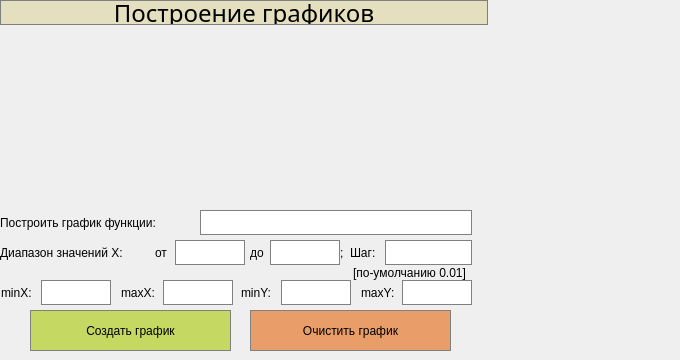
    <widget class="QWidget" name="page_2">
     <widget class="QCustomPlot" name="graphic" native="true">
      <property name="geometry">
       <rect>
        <x>0</x>
        <y>25</y>
        <width>488</width>
        <height>181</height>
       </rect>
      </property>
     </widget>
     <widget class="QLabel" name="label">
      <property name="geometry">
       <rect>
        <x>510</x>
        <y>110</y>
        <width>161</width>
        <height>211</height>
       </rect>
      </property>
      <property name="styleSheet">
       <string notr="true">image: url(:/png/Груша/grusha.png);</string>
      </property>
      <property name="text">
       <string/>
      </property>
     </widget>
     <widget class="QLabel" name="make_graphic_3">
      <property name="geometry">
       <rect>
        <x>0</x>
        <y>0</y>
        <width>488</width>
        <height>25</height>
       </rect>
      </property>
      <property name="font">
       <font>
        <family>PT Serif Caption</family>
        <pointsize>18</pointsize>
        <italic>false</italic>
        <bold>false</bold>
       </font>
      </property>
      <property name="styleSheet">
       <string notr="true">QLabel {
	background-color: rgb(228, 223, 191);
	border: 1px solid gray;
	font: 18pt &quot;PT Serif Caption&quot;;
}

</string>
      </property>
      <property name="text">
       <string>Построение графиков</string>
      </property>
      <property name="alignment">
       <set>Qt::AlignCenter</set>
      </property>
     </widget>
     <widget class="QPushButton" name="make_graphic">
      <property name="geometry">
       <rect>
        <x>30</x>
        <y>310</y>
        <width>201</width>
        <height>41</height>
       </rect>
      </property>
      <property name="styleSheet">
       <string notr="true">QPushButton {
   background-color: rgb(197, 216, 97);
   border: 1px solid gray;
   font: 18pt &quot;PT Serif Caption&quot;;
}

QPushButton:pressed {
    background-color: qlineargradient(x1: 0, y1: 0, x2: 0, y2: 1,
                                      stop: 0 #dadbde, stop: 1 #f6f7fa);
}
</string>
      </property>
      <property name="text">
       <string>Создать график</string>
      </property>
     </widget>
     <widget class="QLabel" name="label_2">
      <property name="geometry">
       <rect>
        <x>0</x>
        <y>210</y>
        <width>201</width>
        <height>25</height>
       </rect>
      </property>
      <property name="styleSheet">
       <string notr="true">font: 13pt &quot;PT Serif Caption&quot;;</string>
      </property>
      <property name="text">
       <string>Построить график функции:</string>
      </property>
     </widget>
     <widget class="QLabel" name="label_3">
      <property name="geometry">
       <rect>
        <x>0</x>
        <y>240</y>
        <width>155</width>
        <height>25</height>
       </rect>
      </property>
      <property name="styleSheet">
       <string notr="true">font: 13pt &quot;PT Serif Caption&quot;;</string>
      </property>
      <property name="text">
       <string>Диапазон значений X:</string>
      </property>
     </widget>
     <widget class="QLabel" name="label_4">
      <property name="geometry">
       <rect>
        <x>155</x>
        <y>240</y>
        <width>15</width>
        <height>25</height>
       </rect>
      </property>
      <property name="styleSheet">
       <string notr="true">font: 13pt &quot;PT Serif Caption&quot;;</string>
      </property>
      <property name="text">
       <string>от</string>
      </property>
     </widget>
     <widget class="QLabel" name="label_7">
      <property name="geometry">
       <rect>
        <x>250</x>
        <y>240</y>
        <width>21</width>
        <height>25</height>
       </rect>
      </property>
      <property name="styleSheet">
       <string notr="true">font: 13pt &quot;PT Serif Caption&quot;;</string>
      </property>
      <property name="text">
       <string>до</string>
      </property>
     </widget>
     <widget class="QLineEdit" name="function">
      <property name="geometry">
       <rect>
        <x>200</x>
        <y>210</y>
        <width>272</width>
        <height>25</height>
       </rect>
      </property>
      <property name="styleSheet">
       <string notr="true">background-color: rgb(255, 255, 255);
border: 1px solid gray;
font: 13pt &quot;PT Serif Caption&quot;;</string>
      </property>
      <property name="alignment">
       <set>Qt::AlignLeading|Qt::AlignLeft|Qt::AlignVCenter</set>
      </property>
     </widget>
     <widget class="QLineEdit" name="value_x1">
      <property name="geometry">
       <rect>
        <x>175</x>
        <y>240</y>
        <width>70</width>
        <height>25</height>
       </rect>
      </property>
      <property name="styleSheet">
       <string notr="true">background-color: rgb(255, 255, 255);
border: 1px solid gray;
font: 13pt &quot;PT Serif Caption&quot;;</string>
      </property>
      <property name="text">
       <string/>
      </property>
      <property name="alignment">
       <set>Qt::AlignLeading|Qt::AlignLeft|Qt::AlignVCenter</set>
      </property>
     </widget>
     <widget class="QLineEdit" name="value_x2">
      <property name="geometry">
       <rect>
        <x>270</x>
        <y>240</y>
        <width>70</width>
        <height>25</height>
       </rect>
      </property>
      <property name="styleSheet">
       <string notr="true">background-color: rgb(255, 255, 255);
border: 1px solid gray;
font: 13pt &quot;PT Serif Caption&quot;;</string>
      </property>
      <property name="text">
       <string/>
      </property>
      <property name="alignment">
       <set>Qt::AlignLeading|Qt::AlignLeft|Qt::AlignVCenter</set>
      </property>
     </widget>
     <widget class="QLabel" name="label_5">
      <property name="geometry">
       <rect>
        <x>1</x>
        <y>280</y>
        <width>40</width>
        <height>25</height>
       </rect>
      </property>
      <property name="styleSheet">
       <string notr="true">font: 13pt &quot;PT Serif Caption&quot;;</string>
      </property>
      <property name="text">
       <string>minX:</string>
      </property>
     </widget>
     <widget class="QLabel" name="label_6">
      <property name="geometry">
       <rect>
        <x>241</x>
        <y>280</y>
        <width>40</width>
        <height>25</height>
       </rect>
      </property>
      <property name="styleSheet">
       <string notr="true">font: 13pt &quot;PT Serif Caption&quot;;</string>
      </property>
      <property name="text">
       <string>minY:</string>
      </property>
     </widget>
     <widget class="QLabel" name="label_8">
      <property name="geometry">
       <rect>
        <x>121</x>
        <y>280</y>
        <width>41</width>
        <height>25</height>
       </rect>
      </property>
      <property name="styleSheet">
       <string notr="true">font: 13pt &quot;PT Serif Caption&quot;;</string>
      </property>
      <property name="text">
       <string>maxX:</string>
      </property>
     </widget>
     <widget class="QLabel" name="label_9">
      <property name="geometry">
       <rect>
        <x>361</x>
        <y>280</y>
        <width>41</width>
        <height>25</height>
       </rect>
      </property>
      <property name="styleSheet">
       <string notr="true">font: 13pt &quot;PT Serif Caption&quot;;</string>
      </property>
      <property name="text">
       <string>maxY:</string>
      </property>
     </widget>
     <widget class="QLineEdit" name="max_y">
      <property name="geometry">
       <rect>
        <x>402</x>
        <y>280</y>
        <width>70</width>
        <height>25</height>
       </rect>
      </property>
      <property name="styleSheet">
       <string notr="true">background-color: rgb(255, 255, 255);
border: 1px solid gray;
font: 13pt &quot;PT Serif Caption&quot;;</string>
      </property>
      <property name="alignment">
       <set>Qt::AlignLeading|Qt::AlignLeft|Qt::AlignVCenter</set>
      </property>
     </widget>
     <widget class="QLineEdit" name="min_y">
      <property name="geometry">
       <rect>
        <x>281</x>
        <y>280</y>
        <width>70</width>
        <height>25</height>
       </rect>
      </property>
      <property name="styleSheet">
       <string notr="true">background-color: rgb(255, 255, 255);
border: 1px solid gray;
font: 13pt &quot;PT Serif Caption&quot;;</string>
      </property>
      <property name="alignment">
       <set>Qt::AlignLeading|Qt::AlignLeft|Qt::AlignVCenter</set>
      </property>
     </widget>
     <widget class="QLineEdit" name="min_x">
      <property name="geometry">
       <rect>
        <x>41</x>
        <y>280</y>
        <width>70</width>
        <height>25</height>
       </rect>
      </property>
      <property name="styleSheet">
       <string notr="true">background-color: rgb(255, 255, 255);
border: 1px solid gray;
font: 13pt &quot;PT Serif Caption&quot;;</string>
      </property>
      <property name="alignment">
       <set>Qt::AlignLeading|Qt::AlignLeft|Qt::AlignVCenter</set>
      </property>
     </widget>
     <widget class="QLineEdit" name="max_x">
      <property name="geometry">
       <rect>
        <x>163</x>
        <y>280</y>
        <width>70</width>
        <height>25</height>
       </rect>
      </property>
      <property name="styleSheet">
       <string notr="true">background-color: rgb(255, 255, 255);
border: 1px solid gray;
font: 13pt &quot;PT Serif Caption&quot;;</string>
      </property>
      <property name="alignment">
       <set>Qt::AlignLeading|Qt::AlignLeft|Qt::AlignVCenter</set>
      </property>
     </widget>
     <widget class="QPushButton" name="clear_graphic">
      <property name="geometry">
       <rect>
        <x>250</x>
        <y>310</y>
        <width>201</width>
        <height>41</height>
       </rect>
      </property>
      <property name="styleSheet">
       <string notr="true">QPushButton {
   background-color: rgb(233, 157, 104);
   border: 1px solid gray;
   font: 18pt &quot;PT Serif Caption&quot;;
}

QPushButton:pressed {
    background-color: qlineargradient(x1: 0, y1: 0, x2: 0, y2: 1,
                                      stop: 0 #dadbde, stop: 1 #f6f7fa);
}
</string>
      </property>
      <property name="text">
       <string>Очистить график</string>
      </property>
     </widget>
     <widget class="QLabel" name="label_10">
      <property name="geometry">
       <rect>
        <x>340</x>
        <y>240</y>
        <width>10</width>
        <height>25</height>
       </rect>
      </property>
      <property name="styleSheet">
       <string notr="true">font: 13pt &quot;PT Serif Caption&quot;;</string>
      </property>
      <property name="text">
       <string>;</string>
      </property>
     </widget>
     <widget class="QLabel" name="label_11">
      <property name="geometry">
       <rect>
        <x>350</x>
        <y>240</y>
        <width>35</width>
        <height>25</height>
       </rect>
      </property>
      <property name="styleSheet">
       <string notr="true">font: 13pt &quot;PT Serif Caption&quot;;</string>
      </property>
      <property name="text">
       <string>Шаг:</string>
      </property>
     </widget>
     <widget class="QLineEdit" name="step">
      <property name="geometry">
       <rect>
        <x>385</x>
        <y>240</y>
        <width>87</width>
        <height>25</height>
       </rect>
      </property>
      <property name="styleSheet">
       <string notr="true">background-color: rgb(255, 255, 255);
border: 1px solid gray;
font: 13pt &quot;PT Serif Caption&quot;;</string>
      </property>
      <property name="alignment">
       <set>Qt::AlignLeading|Qt::AlignLeft|Qt::AlignVCenter</set>
      </property>
     </widget>
     <widget class="QLabel" name="label_53">
      <property name="geometry">
       <rect>
        <x>350</x>
        <y>265</y>
        <width>119</width>
        <height>15</height>
       </rect>
      </property>
      <property name="styleSheet">
       <string notr="true">font: 11pt &quot;PT Serif Caption&quot;;</string>
      </property>
      <property name="text">
       <string>[по-умолчанию 0.01]</string>
      </property>
      <property name="alignment">
       <set>Qt::AlignCenter</set>
      </property>
     </widget>
    </widget>
